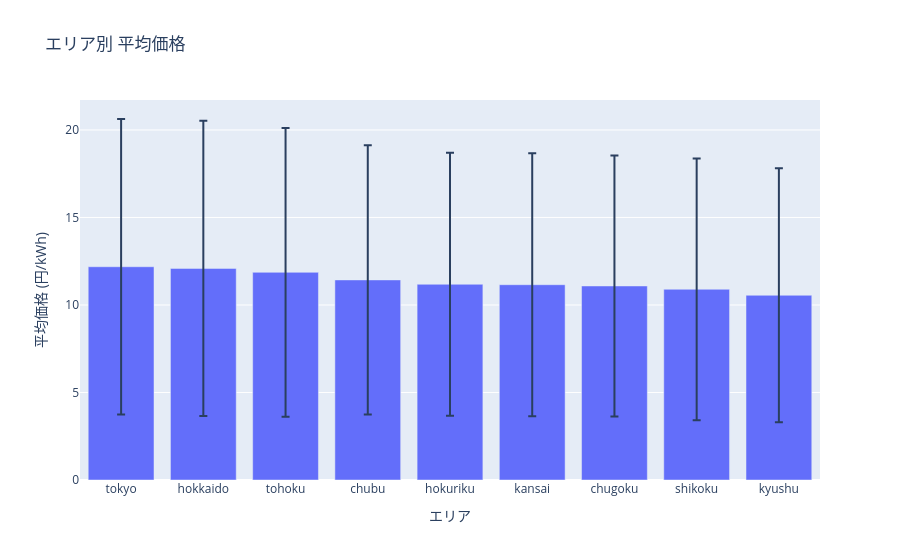

Here is the notebook cell this chart was saved with:
### Code cell
fig = px.bar(
    area_avg_price,
    x="area_name",
    y="avg_area_price",
    error_y="std_area_price",
    title="エリア別 平均価格",
    labels={"area_name": "エリア", "avg_area_price": "平均価格 (円/kWh)"},
)
fig.show()

### Figure 1 — Plotly figure (JSON) as saved in the notebook; plotly's stock layout.template omitted (floating-point values rounded to 4 significant figures)
{"data": [{"error_y": {"array": [8.441, 8.437, 8.25, 7.689, 7.518, 7.509, 7.456, 7.476, 7.256]}, "hovertemplate": "エリア=%{x}<br>平均価格 (円/kWh)=%{y}<extra></extra>", "legendgroup": "", "marker": {"color": "#636efa", "pattern": {"shape": ""}}, "name": "", "orientation": "v", "showlegend": false, "textposition": "auto", "type": "bar", "x": ["tokyo", "hokkaido", "tohoku", "chubu", "hokuriku", "kansai", "chugoku", "shikoku", "kyushu"], "xaxis": "x", "y": [12.18, 12.09, 11.87, 11.43, 11.18, 11.16, 11.09, 10.9, 10.55], "yaxis": "y"}], "layout": {"barmode": "relative", "legend": {"tracegroupgap": 0}, "title": {"text": "エリア別 平均価格"}, "xaxis": {"anchor": "y", "domain": [0, 1], "title": {"text": "エリア"}}, "yaxis": {"anchor": "x", "domain": [0, 1], "title": {"text": "平均価格 (円/kWh)"}}}}
